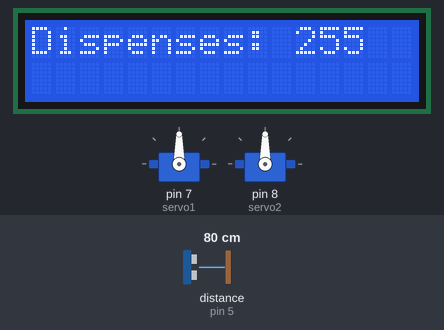
Simulated run of this sketch. Board: Arduino Uno, built with avr-gcc and run on an emulated ATmega328P. Parts: 16×2 character LCD, 2 × servo. Wiring (inferred from the names in the program): ultrasonic range finder: trigger pin 4; echo pin 5. The inputs (shaded band) are chosen by the test bench; at power-on: distance to the obstacle (sensor on pin 5) 80 cm. The echo pulse lasts 58.3 µs per cm; EEPROM starts erased; what the sketch prints to the serial monitor is not drawn.

Above: at 1.2 s.
1.3 s: distance to the obstacle (sensor on pin 5) set to 9 cm
3.1 s: distance to the obstacle (sensor on pin 5) set to 6 cm
At 4.24 s:
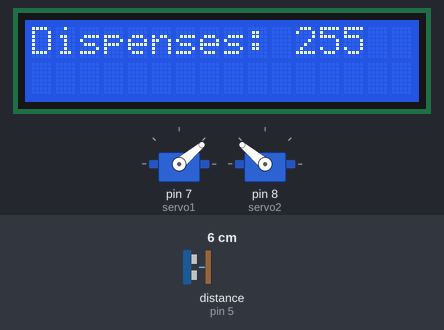
At 6.2 s:
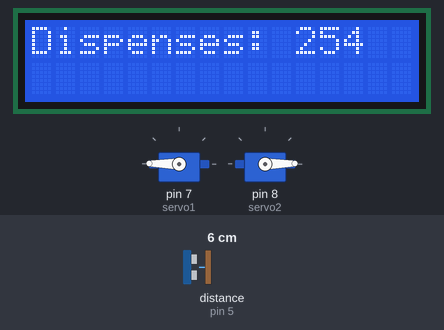
6.4 s: distance to the obstacle (sensor on pin 5) set to 18 cm
At 7.16 s:
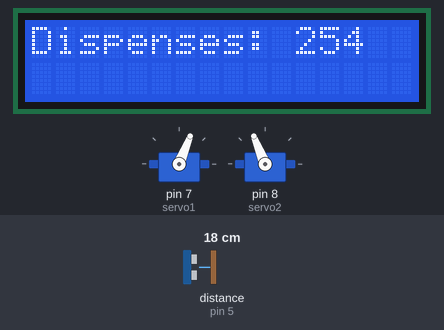
8.2 s: distance to the obstacle (sensor on pin 5) set to 250 cm
11.5 s: distance to the obstacle (sensor on pin 5) set to 2 cm
At 12.32 s:
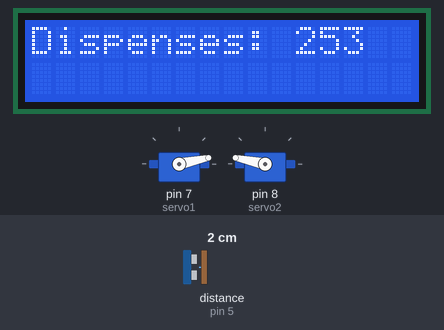
14.8 s: distance to the obstacle (sensor on pin 5) set to 35 cm
Timing chart, 0 to 17.5 s (numbered marks = the images above; inputs shaded):
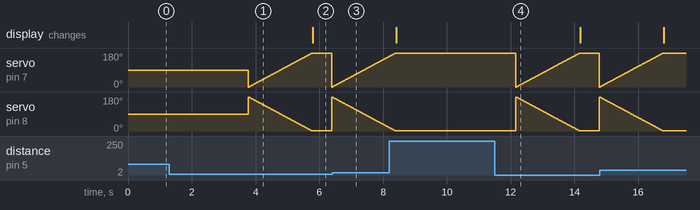

The sketch:

main.ino
```cpp
//LIBRARIES
#include <Servo.h>
#include <Wire.h>
#include <LiquidCrystal_I2C.h>
#include <EEPROM.h>

//Declare servo variables
Servo servo1;
Servo servo2;

//declare ultrasonic sensor pins
const int pingPin = 4;
const int echoPin = 5;

//declare an EEPROM value
int left = 118;

//declare LCD pins (Liquid Crystal Display)
LiquidCrystal_I2C lcd(0x27, 16, 2);

void setup() //runs once on initialize (startup)
{
    lcd.init(); //initialize the lcd
    lcd.backlight(); //open the backlight
    servo1.attach(7); //declare signal pin servo1
    servo2.attach(8); //declare singal pin servo2
    Serial.begin(9600); //initliaze serial monitor (9600 because baud rate)
    left = EEPROM.read(0); //read what's on bit one for EEPROM
    EEPROM.write(0,left); //saves the current value for left at bit 1 (0)

}

void servoRotate() {
       for(int i = 0; i < 180; i++) {
        servo1.write(i);
        servo2.write(180-i);
        delay(10);
        lcd.setCursor(3, 0);
    }
}

void loop()
{
  lcd.clear();
  lcd.print("Dispenses: ");
  lcd.print(left);
  delay(500);

   long duration, inches, cm;
   pinMode(pingPin, OUTPUT);
   digitalWrite(pingPin, LOW);
   delayMicroseconds(2);
   digitalWrite(pingPin, HIGH);
   delayMicroseconds(10);
   digitalWrite(pingPin, LOW);
   pinMode(echoPin, INPUT);
   duration = pulseIn(echoPin, HIGH);
   inches = microsecondsToInches(duration);
   cm = microsecondsToCentimeters(duration);
   Serial.print(inches);
   Serial.print("in, ");
   Serial.print(cm);
   Serial.print("cm");
   Serial.println();
   delay(100);

   if (inches <= 2) {
    Serial.println("DISPENSING");
    servoRotate();
    delay(10);
    left = --left;
    EEPROM.write(0,left);
   }

}

long microsecondsToInches(long microseconds) {
   return microseconds / 74 / 2;
}

long microsecondsToCentimeters(long microseconds) {
   return microseconds / 29 / 2;
}
```

Measured:
- the behaviour switches between 8 and 7 cm on distance to the obstacle (sensor on pin 5) (found by bisection; images 0 and 1)
- after the input at 1.3 s, every drawn part: stays the same
- after the input at 3.1 s, the display: changes after 2.7 s (image 2)
- after the input at 11.5 s, servo on pin 7 (servo1): ramps from 0° to 179° and jumps back, once every 2.6 s; servo on pin 8 (servo2): ramps from 180° to 1° and jumps back, once every 2.6 s
